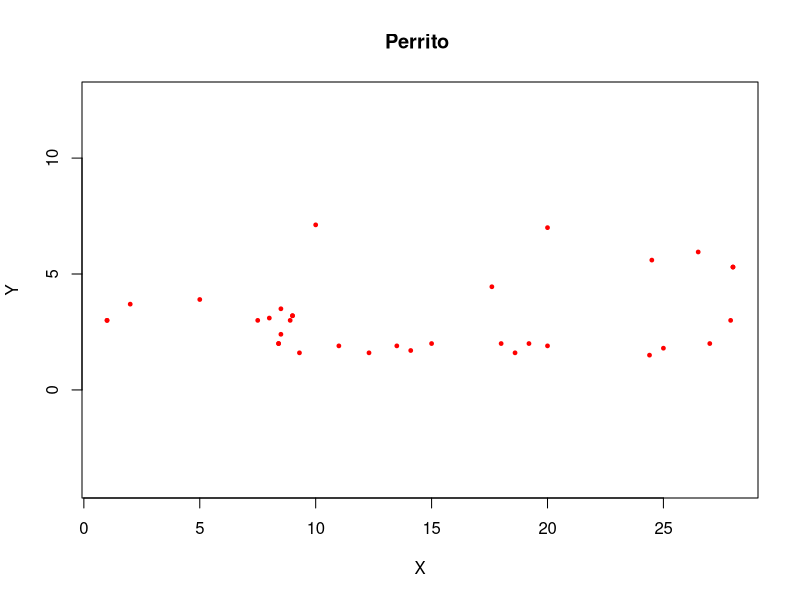

Reproduce this figure in R. (Note: this script raises an error after producing the figure.)
rm(list=ls())

InterpolBarLagr<-function(Ini, Fin){
  X <- seq(x[Ini], x[Fin], length=90)
  Interpol <- barylag(x[Ini:Fin], y[Ini:Fin], X)
  lines(X, Interpol, col="black")
}

y=c(3,  3.7 ,3.9 ,
    #cola 1-3
    7.12 ,4.45 ,
    #cuerpo 4-5
    7   ,5.6  ,
    #Cabeza pt1 6-7
    5.95 ,5.3,
    #cabeza pt2 8-9
    
    3, 3,
    #Cola 10-11
    3.1,3.5, 3.2,
    #pata 1.1
    2, 2.4, 3, 3.2,
    #pata1.2
    2, 1.6 ,1.9, 1.6 ,1.9, 1.7, 2,
    #pata2
    2 , 1.6 ,
    #cuerpo
    2 , 
    #oreja
    1.9,1.5,1.8,
    #pata
    2, 3, 5.3
    #cabeza 
)


x=c(1,  2   ,5   ,
    #cola 1-3
    10   ,17.6 ,
    #cuerpo 4-5
    20 ,24.5 ,
    #cabeza pt1 6-7
    26.5  ,28,
    #cabeza pt2 8-9
    
    1, 7.5,
    #Cola 10-11
    8 ,8.5,  9 ,
    #pata 12-14
    8.4, 8.5, 8.9 , 9,
    #pata1.2 15-18
    8.4, 9.3 , 11, 12.3 , 13.5, 14.1, 15,
    #pata2 19-25
    18 ,18.6,
    #cuerpo 26-27
    19.2, 
    #oreja 28
    20 ,24.4,25,
    #pata 29-31
    27, 27.9,28
    #cabeza 32.34
)




length(x) 

length(y) 


plot(x,y, pch=19, cex=0.5, col = "red", asp=1,xlab="X", ylab="Y", main="Perrito ")

#lines(x, y, col="blue")



InterpolBarLagr(1,3)
InterpolBarLagr(3,5)
InterpolBarLagr(5,7)
InterpolBarLagr(7,9)
#ARRIBA

InterpolBarLagr(10,11)
InterpolBarLagr(11,14)
InterpolBarLagr(15,18)
InterpolBarLagr(19,25)
InterpolBarLagr(25,26)
InterpolBarLagr(26,28)
InterpolBarLagr(28,31)
InterpolBarLagr(31,33)
InterpolBarLagr(33,34)
#ABAJO